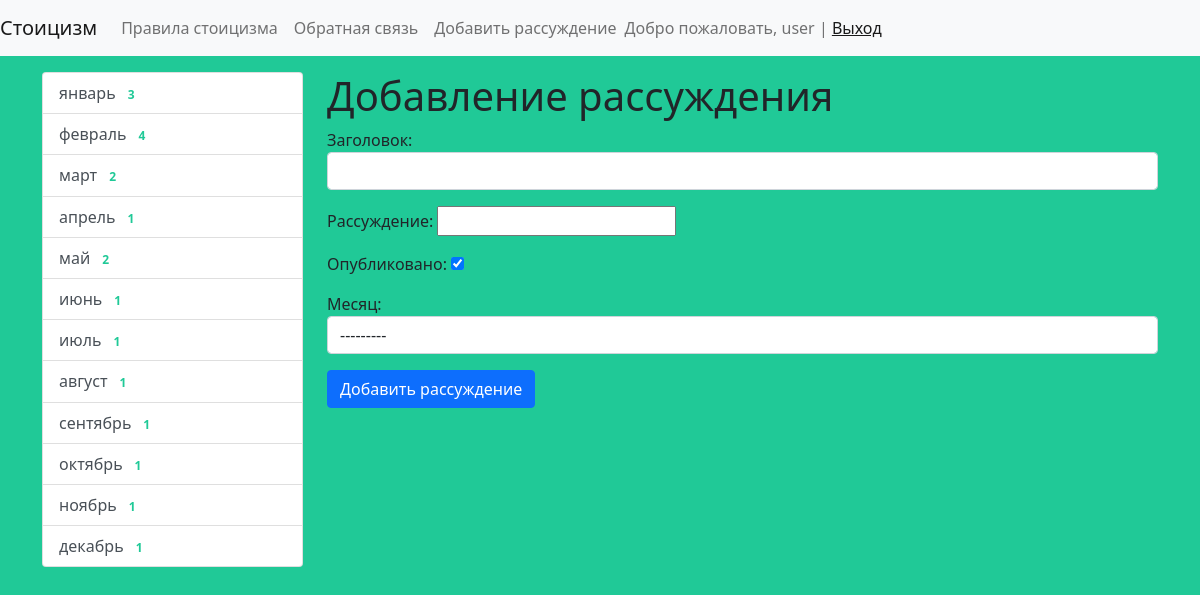
Page /stoic/add-stoic/ (signed in) on the committed database.
### stoic/models.py (models this page shows)
class Month(models.Model):
    title = models.CharField(max_length=150, db_index=True, verbose_name='Наименование месяца')
    def get_absolute_url(self):
        return reverse('month', kwargs={"month_id": self.pk})
    def __str__(self):
        return self.title
    class Meta:
        verbose_name = 'Месяц'
        verbose_name_plural = 'Месяцы'
        ordering = ['id']

### stoic/views.py (the view)
# urls.py: path('stoic/add-stoic/',  CreateStoic.as_view(), name='add_stoic'),
class CreateStoic(LoginRequiredMixin, CreateView):
    form_class = StoicForm
    template_name = 'stoic/add_stoic.html'
    login_url = '/admin/'

### stoic/forms.py (shortened to what this page needs)
class StoicForm(forms.ModelForm):
    content = forms.CharField(label='Рассуждение', widget=CKEditorUploadingWidget())
    class Meta:
        model = Stoic
        fields = ['title', 'content', 'is_published', 'month']
        widgets = {
            'title': forms.TextInput(attrs={'class': 'form-control'}),
            'content': forms.Textarea(attrs={'class': 'form-control', 'rows': 5}),
            'month': forms.Select(attrs={'class': 'form-control'}),
        }

### stoic/templatetags/stoic_tags.py (called while the page is built)
@register.inclusion_tag('stoic/list_months.html')
def show_months(arg1='Hello', arg2='world'):
    months = Month.objects.annotate(cnt=Count('stoic', filter=F('stoic__is_published'))).filter(cnt__gt=0)
    return {"months": months, "arg1": arg1, "arg2": arg2}

### stoic/templates/stoic/add_stoic.html (shortened to what this page needs)
{% extends 'base.html' %}
{% block sidebar %}
{% include 'inc/_sidebar.html' %}
{% endblock %}
{% block content %}
<h1>Добавление рассуждения</h1>
<form action="{% url 'add_stoic' %}" method="post">
    {{ form.as_p }}
    <button type="submit" class="btn btn-primary btn-block">Добавить рассуждение</button>
</form>
{% endblock %}

### templates/inc/_nav.html (shortened to what this page needs)
<nav class="navbar navbar-expand-lg navbar-light bg-light">
    <a class="navbar-brand" href="{% url 'home' %}">Стоицизм</a>
    <div class="collapse navbar-collapse" id="navbarSupportedContent">
        <ul class="navbar-nav mr-auto">
            <li class="nav-item"><a class="nav-link" href="{% url 'home' %}">Правила стоицизма</a></li>
            <li class="nav-item"><a class="nav-link" href="{% url 'contact' %}">Обратная связь</a></li>
            {% if request.user.is_authenticated %}
            <li class="nav-item"><a class="nav-link" href="{% url 'add_stoic' %}">Добавить рассуждение</a></li>
            {% endif %}
        </ul>
        <span class="navbar-text">
         {% if request.user.is_authenticated %}
            Добро пожаловать, {{ user.username }} | <a href="{% url 'logout' %}">Выход</a>
            {% else %}
            <a href="{% url 'register' %}">Register</a> | <a href="{% url 'login' %}">Login</a>
            {% endif %}
        </span>
    </div>
</nav>

### stoic/templates/stoic/list_months.html
<div class="list-group">
    {% for item in months %}
        <a href="{{ item.get_absolute_url }}" class="list-group-item list-group-item-action">{{ item.title }} <span  class="badge badge-primary badge-pill" style="color:#20c997;"  >{{ item.cnt }}</span></a>
    {% endfor %}
</div>

### stoic_app/static/css/style.css (style rules this page uses)
body { background-color: #20c997; }

### rows in the picture
Month: title "январь", cnt "3"
Month: title "февраль", cnt "4"
Month: title "март", cnt "2"
Month: title "апрель", cnt "1"
Month: title "май", cnt "2"
Month: title "июнь", cnt "1"
Month: title "июль", cnt "1"
Month: title "август", cnt "1"
Month: title "сентябрь", cnt "1"
Month: title "октябрь", cnt "1"
Month: title "ноябрь", cnt "1"
Month: title "декабрь", cnt "1"

### other values in the picture
{{ user.username }} "user"
